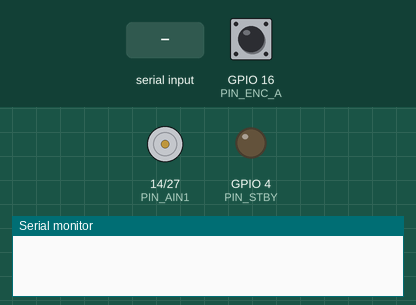
Recording of a sketch running on a simulated ESP32. On the bench: motor-driver pin pairs drawn as motors (green arrow = first pin HIGH = forward, orange = second pin HIGH = backward, longer = more drive, scaled by the enable pin, stopped while the standby pin is LOW), output pins drawn as LEDs (lit = HIGH), the last lines printed to the serial monitor. Inputs (shaded band) come from the test bench; at power-on: GPIO 16 (PIN_ENC_A) HIGH.

Above: at 0.0 s.
At 1.4 s:
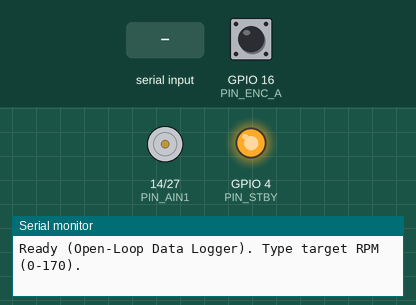
1.5 s: "90,45\n" received over Serial
At 2.0 s:
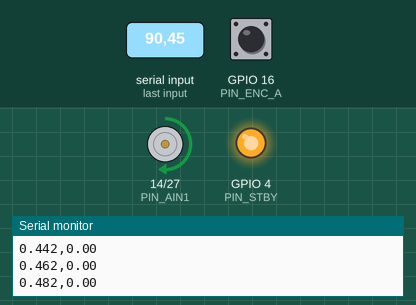
Timing chart, 0 to 6.0 s (numbered marks = the images above; inputs shaded):
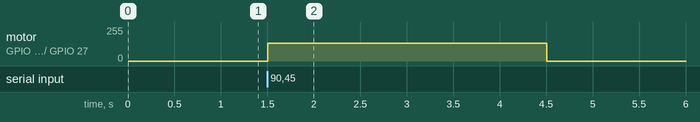

Measured:
- after the input at 1.5 s, motor on GPIO 14 (PIN_AIN1) / GPIO 27 (PIN_AIN2): stopped → forward 135/255 at once, → stopped 3.0 s later

The sketch:

pid_motor_data_gather.ino
```cpp
/*
 * ESP32 + TB6612 - LẤY DỮ LIỆU ĐÁP ỨNG ĐỘNG CƠ (OPEN-LOOP)
 * ***** Tương thích ESP32 CORE 3.x (API MỚI) *****
 *
 * 1. Mở Serial Monitor (115200).
 * 2. Nhập một RPM mục tiêu (ví dụ: 170) rồi Enter.
 * 3. Code sẽ map 170 RPM -> 1023 PWM (tối đa).
 * 4. Code sẽ cấp 1023 PWM và ghi log (Time, RPM) trong 3 giây.
 * 5. Mở Serial Plotter để xem biểu đồ, hoặc copy/paste dữ liệu sang Excel.
 */

#include <Arduino.h>

// ===== PIN MAP (theo sơ đồ của bạn) =====
const int PIN_AIN1 = 14;
const int PIN_AIN2 = 27;

const int PIN_PWMA = 25;
const int PIN_STBY = 4;

const int PIN_ENC_A = 16;  // input-only, không có pull-up nội
const int PIN_ENC_B = 17;  // input-only, không có pull-up nội

// ===== PWM (LEDC) =====
const int PWM_FREQ = 20000;  // 20 kHz êm tiếng
const int PWM_RES  = 10;     // 10-bit (0..1023)
const double PWM_MAX = (1<<PWM_RES) - 1; // 1023

// ===== ENCODER / TỐC ĐỘ =====
const int   CPR = 390;             // Tỉ số xung (11 * 35.5)
const float MAX_RPM = 170.0;       // RPM không tải (để map)
const float LOG_DT_MS = 20.0;      // dt = 0.02s
const long  TEST_DURATION_MS = 3000; // Chạy test trong 3 giây

// ===== Biến encoder =====
volatile long encCount = 0;
long lastEnc = 0;
unsigned long testStartTime = 0;
unsigned long lastLogTime = 0;

// ===== Trạng thái hệ thống =====
enum State { IDLE, RUNNING };
State currentState = IDLE;

// ===== Nhập lệnh Serial =====
String inLine; bool haveLine = false;

// ---------- ISR: cạnh LÊN kênh A, đọc B để xác định hướng ----------
void IRAM_ATTR encISR() {
  if (digitalRead(PIN_ENC_B)) encCount++;
  else                        encCount--;
}

// ---------- Điều khiển TB6612 ----------
static inline void motorStandby(bool en)       { digitalWrite(PIN_STBY, en ? HIGH : LOW); }
static inline void motorBrake()                { digitalWrite(PIN_AIN1, LOW); digitalWrite(PIN_AIN2, LOW); ledcWrite(PIN_PWMA, 0); }
static inline void motorDrive(int signed_pwm) {
  int mag = constrain(abs(signed_pwm), 0, (int)PWM_MAX);
  if      (signed_pwm > 0) { digitalWrite(PIN_AIN1, HIGH); digitalWrite(PIN_AIN2, LOW);  ledcWrite(PIN_PWMA, mag); }
  else if (signed_pwm < 0) { digitalWrite(PIN_AIN1, LOW);  digitalWrite(PIN_AIN2, HIGH); ledcWrite(PIN_PWMA, mag); }
  else                     { motorBrake(); }
}

// ---------- Xử lý Serial Input ----------
void handleSerialInput() {
  while (Serial.available()) {
    char c = (char)Serial.read();
    if (c=='\n' || c=='\r') {
      if (inLine.length()) haveLine = true;
    } else {
      inLine += c;
    }
  }

  if (haveLine) {
    inLine.trim();
    double rpm_target = (double)inLine.toInt(); // Nhập RPM (0-170)
    inLine = ""; haveLine = false;

    // Chỉ bắt đầu test nếu đang ở trạng thái IDLE
    if (currentState == IDLE) {
      // Ánh xạ RPM mục tiêu sang PWM cố định
// (ví dụ: 170 RPM -> 1023 PWM)
      int pwm_to_apply = map(rpm_target, 0, MAX_RPM, 0, PWM_MAX);
      pwm_to_apply = constrain(pwm_to_apply, 0, (int)PWM_MAX);

      Serial.print("Bắt đầu test. Mục tiêu RPM: ");
      Serial.print(rpm_target);
      Serial.print(" -> Áp dụng PWM cố định: ");
      Serial.println(pwm_to_apply);
      Serial.println("Time(s),RPM_Actual"); // Header cho Excel

      // Reset và Bắt đầu
      encCount = 0;
      lastEnc = 0;
      testStartTime = millis();
      lastLogTime = testStartTime;
      currentState = RUNNING;
      motorDrive(pwm_to_apply); // Cấp PWM cố định
    }
  }
}

void setup() {
  Serial.begin(115200);
  delay(200);

  pinMode(PIN_AIN1, OUTPUT);
  pinMode(PIN_AIN2, OUTPUT);
  pinMode(PIN_STBY, OUTPUT);
  pinMode(PIN_ENC_A, INPUT);
  pinMode(PIN_ENC_B, INPUT);

  // API 3.x: Tự động setup và attach
  ledcAttach(PIN_PWMA, PWM_FREQ, PWM_RES);

  attachInterrupt(digitalPinToInterrupt(PIN_ENC_A), encISR, RISING);

  motorStandby(true);
  motorBrake();

  Serial.println(F("Ready (Open-Loop Data Logger). Type target RPM (0-170)."));
}

void loop() {
  // 1. Luôn kiểm tra Serial
  handleSerialInput();

  // 2. Nếu đang trong trạng thái test
  if (currentState == RUNNING) {
    unsigned long now = millis();

    // --- Kiểm tra xem đã hết 3 giây chưa ---
    if (now - testStartTime >= TEST_DURATION_MS) {
      motorBrake();
      currentState = IDLE;
      Serial.println("Test complete. Enter new RPM (0-170).");
      return; // Kết thúc
    }

    // --- Kiểm tra xem đã đến lúc ghi log (dt = 20ms) ---
    if (now - lastLogTime >= LOG_DT_MS) {
      float dt_sec = (now - lastLogTime) / 1000.0f;
      lastLogTime = now;

      long cnt = encCount;
      long dp  = cnt - lastEnc;
      lastEnc  = cnt;

      // Tính RPM thực tế (đo được trong 20ms vừa qua)
      double rpm_meas = (dp / dt_sec) * 60.0 / CPR;

      // Tính thời gian (giây) kể từ lúc bắt đầu
      float time_elapsed = (now - testStartTime) / 1000.0f;

      // XUẤT DATA (định dạng "Time,RPM" để copy sang Excel)
      Serial.print(time_elapsed, 3);
      Serial.print(",");
      Serial.println(rpm_meas, 2);
    }
  }
}
```
